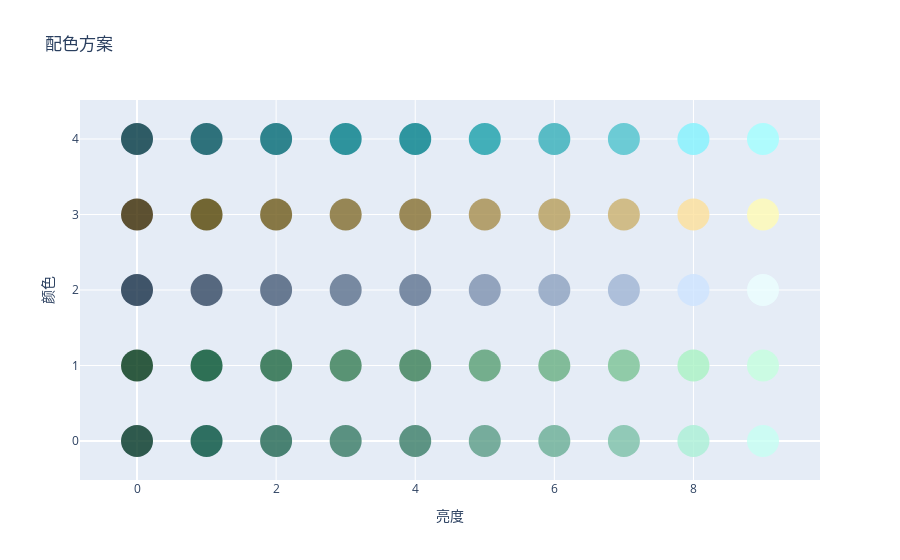

Write notebook code for a chart like this one.
### Code cell
import plotly.graph_objects as go

fig = go.Figure(data=go.Scatter(
    x=df_plan['cluster3'],
    y=df_plan['cluster2'],
    mode='markers',
    marker=dict(
        size=32,
        color=df_plan.apply(lambda row: f'rgb({row["R"]},{row["G"]},{row["B"]})', axis=1),
        opacity=0.8
    ),
    text=df_plan.apply(lambda row: f'R: {row["R"]}, G: {row["G"]}, B: {row["B"]}', axis=1)
))

fig.update_layout(
    title='配色方案',
    xaxis=dict(title='亮度'),
    yaxis=dict(title='颜色'),
    showlegend=False
)

fig.show()
